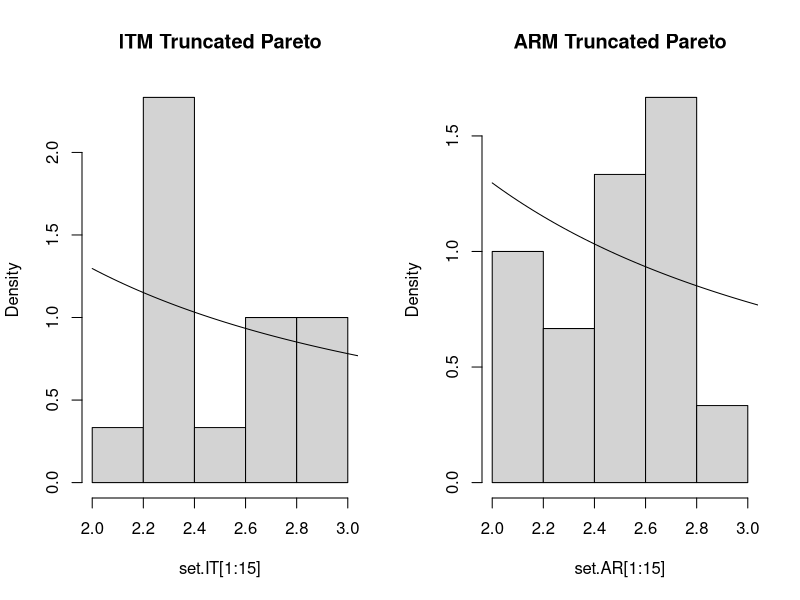
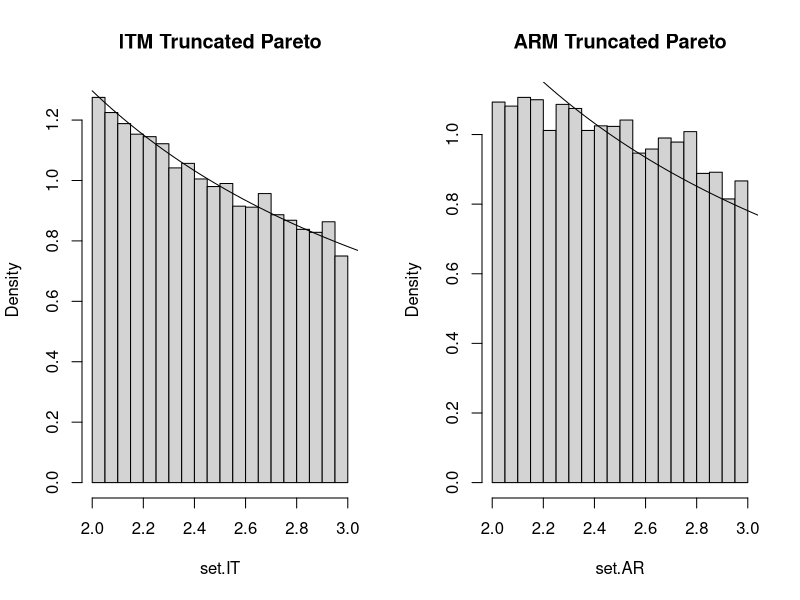

Generate these figures, in order, with R:
pdf = function(x, alpha, L,H){
    (alpha * L^(alpha) * x^(-alpha-1))/(1 - (L/H)^(alpha))
}

sim.IT = function(n,alpha, L, H){
    x=0
    t=0
    while(t<n){
        t=t+1
        u=runif(1,0,1)
        up = -(u*(1-((L/H)^alpha))-1)
        down = L^alpha
        x[t]= (up/down)^(1/(-alpha))
        
    }
    x    
}

sim.AR =  function(n,alpha, L, H){
    x <- vector()
    for(i in 1:n){
        u <- 1
        a <- 0
        while(u>a){
            x.c  <- runif(1,L,H)
            a <- pdf(x.c, alpha,L,H) 
            u     <- runif(1,0,1)          
        }
        x <- c(x,x.c)
    }
    x
}


#(d) Since 15 samples is too small to make any conclusion, we cannot conclude that the code is not generating samples correctly. We can see that it has more samples in the beginning than in the end as we want so it can be likely that it is generating samples from the assumed distribution altough not conclusivly

library(arm)
library(Cairo)
set.seed(2447)
alpha=0.25
L=2
H=3
set.IT = sim.IT(12000,alpha,L,H)
set.AR = sim.AR(12000,alpha,L,H)
par(mfrow=c(1,2))
hist (set.IT[1:15],main="ITM Truncated Pareto",xlim=c(L,H),freq = F)
curve(pdf(x,alpha,L,H) ,add = T, xlim=c(2,4))    
hist(set.AR[1:15],main="ARM Truncated Pareto", freq = F)
curve(pdf(x,alpha,L,H) ,add = T, xlim=c(2,4))

set.seed(2447)
alpha=0.25
L=2
H=3
set.IT = sim.IT(12000,alpha,L,H)
set.AR = sim.AR(12000,alpha,L,H)
par(mfrow=c(1,2))
hist (set.IT,main="ITM Truncated Pareto",xlim=c(L,H),freq = F)
curve(pdf(x,alpha,L,H) ,add = T, xlim=c(2,4))    
hist(set.AR,main="ARM Truncated Pareto", xlim=c(L,H),freq = F)
curve(pdf(x,alpha,L,H) ,add = T, xlim=c(2,4))    
    
